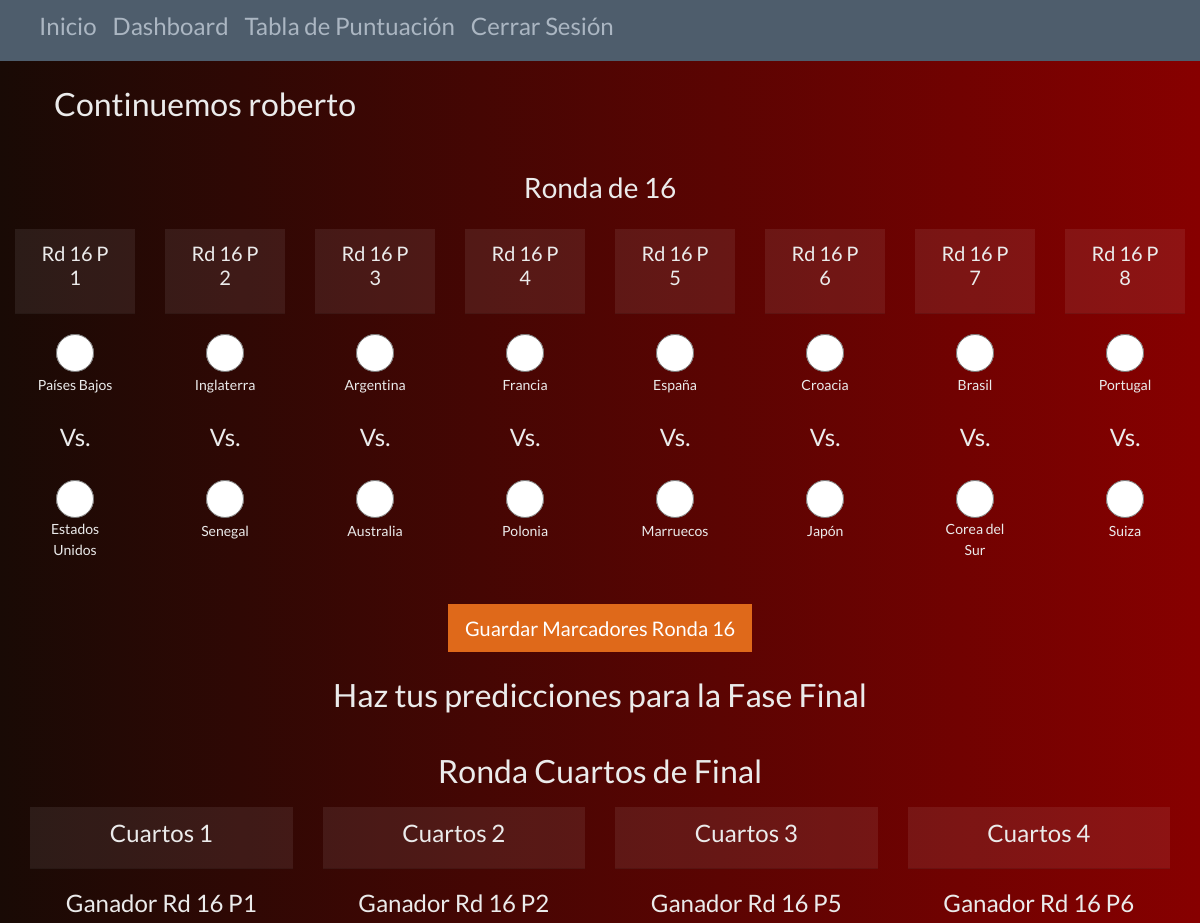
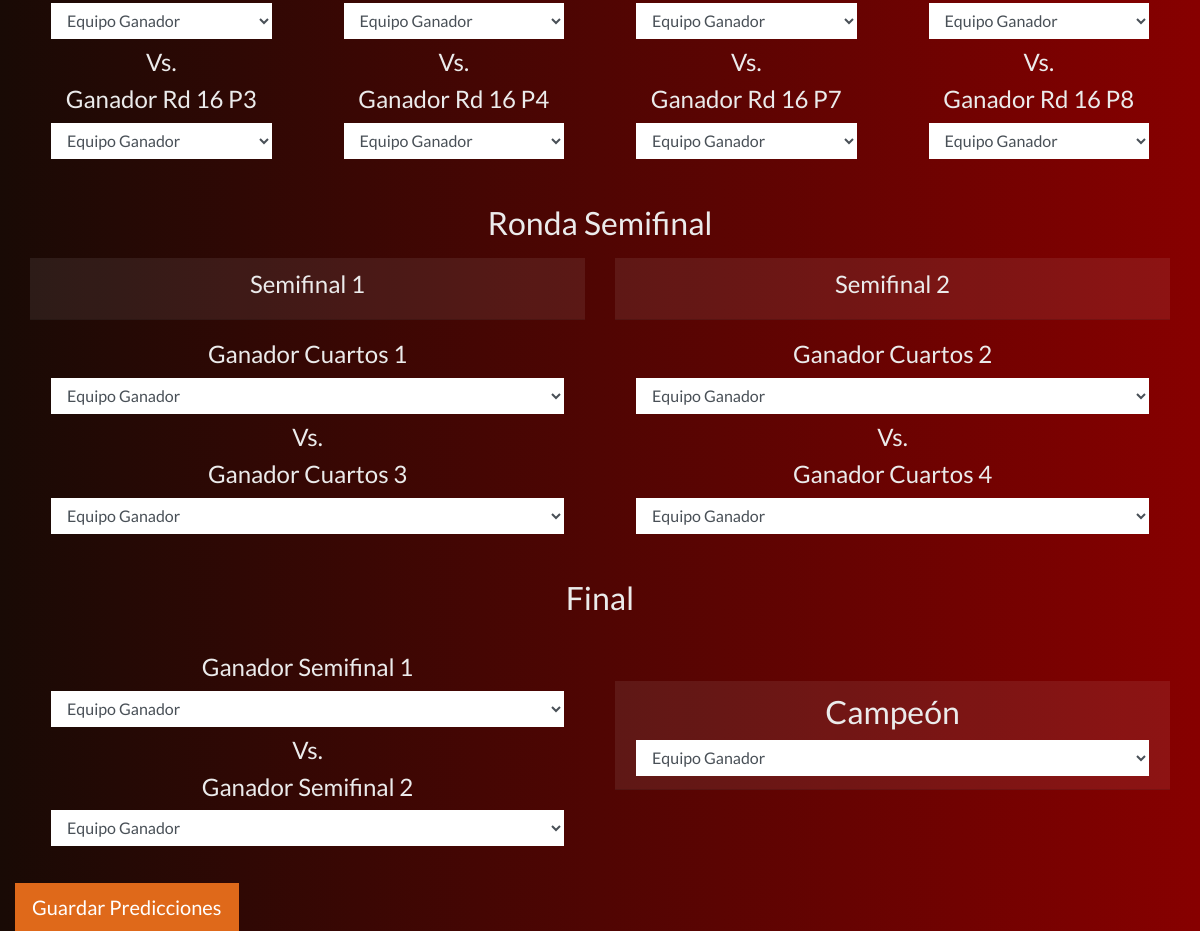
/fase-final (signed in), run on the app's committed database (2 pictures, top to bottom).
### models.py (models this page shows, shortened)
class Equipo(db.Base):
    __tablename__ = "equipos"
    __table_args__ = {"sqlite_autoincrement": True}
    id_equipo = Column(Integer, primary_key=True)
    nombre = Column(String(30), nullable=False, unique=True)

### main.py (the view, shortened to what this page needs)
@app.route("/fase-final", methods=['GET', 'POST'])
def fase_final():
    if "id_usuario" not in flask_session:
        return redirect(url_for('login'))
    equipo_2 = aliased(Equipo)
    predicciones = db.session.query(Prediccion, Grupo.letra, Equipo.id_equipo.label('id_equipo_clasificado_1'), Equipo.nombre.label('equipo_clasificado_1'), equipo_2.id_equipo.label('id_equipo_clasificado_2'), equipo_2.nombre.label('equipo_clasificado_2'))\
                    .filter_by(id_usuario=flask_session["id_usuario"])\
                    .join(Grupo, Prediccion.id_grupo == Grupo.id_grupo)\
                    .join(Equipo, Prediccion.equipo_clasificado_1 == Equipo.id_equipo)\
                    .join(equipo_2, Prediccion.equipo_clasificado_2 == equipo_2.id_equipo)\
                    .all()
    equipos_fase2 = {}
    for prediccion in predicciones:
        equipos_fase2['1ro {}'.format(prediccion.letra)] = {
            'id': prediccion.id_equipo_clasificado_1,
            'nombre': prediccion.equipo_clasificado_1
        }
        equipos_fase2['2do {}'.format(prediccion.letra)] = {
            'id': prediccion.id_equipo_clasificado_2,
            'nombre': prediccion.equipo_clasificado_2
        }
    partidos_fase2 = [
        {
            'id': 1,
            'equipo1': equipos_fase2['1ro A'],
            'equipo2': equipos_fase2['2do B']
        },
         {
            'id': 2,
            'equipo1': equipos_fase2['1ro B'],
            'equipo2': equipos_fase2['2do A']
        },
         {
            'id': 3,
            'equipo1': equipos_fase2['1ro C'],
            'equipo2': equipos_fase2['2do D']
        },
         {
            'id': 4,
            'equipo1': equipos_fase2['1ro D'],
            'equipo2': equipos_fase2['2do C']
        },
         {
            'id': 5,
            'equipo1': equipos_fase2['1ro E'],
            'equipo2': equipos_fase2['2do F']
        },
         {
            'id': 6,
            'equipo1': equipos_fase2['1ro F'],
            'equipo2': equipos_fase2['2do E']
        },
         {
            'id': 7,
            'equipo1': equipos_fase2['1ro G'],
            'equipo2': equipos_fase2['2do H']
        },
         {
            'id': 8,
            'equipo1': equipos_fase2['1ro H'],
            'equipo2': equipos_fase2['2do G']
        }
    ]
    '''
    Guardar los resultados de los partidos en la tabla PrediccionRonda16,
    mira la línea 82.
    '''
    return render_template("fase-final.html", nombre_usuario=flask_session["nombre_usuario"], partidos_fase2 = partidos_fase2)

### templates/fase-final.html (shortened to what this page needs)
<!DOCTYPE html>
<html lang="en">
<head>
    <link rel="stylesheet" href="{{ url_for('static', filename='main.css') }}">
    <link rel="stylesheet" href="https://cdn.jsdelivr.net/npm/bootswatch@4.5.2/dist/superhero/bootstrap.min.css"
>
</head>
<body>
     <nav class="navbar navbar-expand-lg bg-dark">
      <div class="container-fluid">
        <div class="collapse navbar-collapse" id="navbarNavAltMarkup">
          <div class="navbar-nav">
            <a class="nav-link text-light" href="/"><h4>Inicio</h4></a>
            <a class="nav-link text-light" href="/dashboard"><h4>Dashboard</h4></a>
            <a class="nav-link text-light" href=""><h4>Tabla de Puntuación</h4></a>
            <a class="nav-link text-light" href="{{ url_for('logout') }}"><h4>Cerrar Sesión</h4></a>
          </div>
        </div>
      </div>
    </nav>
    <div class="container">
        <div class="row p-4">
            <h2 class="page-header">Continuemos {{nombre_usuario}}</h2>
        </div>
    </div>
    <div class="col-md-12 text-center mt-3">
        <h3>Ronda de 16</h3>
        <form action="{{ url_for('fase_final') }}" method="POST">
            <div class="row">
                {% for partido_fase2 in partidos_fase2 %}
                <div class="col">
                    <div class="card-header mt-3">
                        <h5 class="card-title text-center">Rd 16 P {{ partido_fase2['id'] }}</h5>
                    </div>
                    <div class="card-body">
                        <input type="radio" id="equipo1_{{partido_fase2['id']}}" name="partido_{{partido_fase2['id']}}"
                        class="form-control"
                        value="{{ partido_fase2['equipo1']['id'] }}">
                        <label for="equipo1_{{partido_fase2['id']}}">{{ partido_fase2['equipo1']['nombre'] }}</label>
                    </div>
                        <div class="text-center">
                            <h4>Vs.</h4>
                        </div>
                    <div class="card-body">
                        <input type="radio" id="equipo2_{{partido_fase2['id']}}" name="partido_{{partido_fase2['id']}}"
                        class="form-control"
                        value="{{ partido_fase2['equipo2']['id'] }}">
                        <label for="equipo2_{{partido_fase2['id']}}">{{ partido_fase2['equipo2']['nombre'] }}</label>
                    </div>
                </div>
                {% endfor %}
            </div>
            <button type="submit" class="btn btn-primary btn-lg mt-3">Guardar Marcadores Ronda 16</button>
        </form>
    </div>
    <div class="col">
        <form action="", method="post">
            <div class="col-md-12 text-center mt-4">
                <h2>Haz tus predicciones para la Fase Final<br><br>Ronda Cuartos de Final</h2>
                <div class="row mt-3">
                    <div class="col-sm-3">
                        <div class="card-header">
                            <h4>Cuartos 1</h4>
                        </div>
                        <div class="card-body">
                            <h4>Ganador Rd 16 P1</h4>
                            <select name="ganador_P1" class="form-control">
                                <option>Equipo Ganador</option>
                            </select>
                            <h4>Vs.</h4>
                            <h4>Ganador Rd 16 P3</h4>
                            <select name="ganador_P3" class="form-control">
                                <option>Equipo Ganador</option>
                            </select>
                        </div>
                    </div>
                    <div class="col-sm-3">
                        <div class="card-header">
                            <h4>Cuartos 2</h4>
                        </div>
                        <div class="card-body">
                            <h4>Ganador Rd 16 P2</h4>
                            <select name="ganador_P2" class="form-control">
                                <option>Equipo Ganador</option>
                            </select>
                            <h4>Vs.</h4>
                            <h4>Ganador Rd 16 P4</h4>
                            <select name="ganador_P4" class="form-control">
                                <option>Equipo Ganador</option>
                            </select>
                        </div>
                    </div>
                    <div class="col-sm-3">
                        <div class="card-header">
                            <h4>Cuartos 3</h4>
                        </div>
                        <div class="card-body">
                            <h4>Ganador Rd 16 P5</h4>
                            <select name="ganador_P5" class="form-control">
                                <option>Equipo Ganador</option>
                            </select>
                            <h4>Vs.</h4>
                            <h4>Ganador Rd 16 P7</h4>
                            <select name="ganador_P7" class="form-control">
                                <option>Equipo Ganador</option>
                            </select>
                        </div>
                    </div>
                    <div class="col-sm-3">
                        <div class="card-header">
                            <h4>Cuartos 4</h4>
                        </div>
                        <div class="card-body">
                            <h4>Ganador Rd 16 P6</h4>
                            <select name="ganador_P6" class="form-control">
                                <option>Equipo Ganador</option>
                            </select>
                            <h4>Vs.</h4>
                            <h4>Ganador Rd 16 P8</h4>
                            <select name="ganador_P1" class="form-control">
                                <option>Equipo Ganador</option>
                            </select>
                        </div>
                    </div>
                </div>
            </div>
            <div class="col-md-12 text-center mt-4">
                <h2>Ronda Semifinal</h2>
                <div class="row mt-3">
                    <div class="col-sm-6">
                        <div class="card-header">
                            <h4>Semifinal 1</h4>
                        </div>
                        <div class="card-body">
                            <h4>Ganador Cuartos 1</h4>
                            <select name="ganador_P1" class="form-control">
                                <option>Equipo Ganador</option>
                            </select>
                            <h4>Vs.</h4>
                            <h4>Ganador Cuartos 3</h4>
                            <select name="ganador_P3" class="form-control">
                                <option>Equipo Ganador</option>
                            </select>
                        </div>
                    </div>
                    <div class="col-sm-6">
                        <div class="card-header">
                            <h4>Semifinal 2</h4>
                        </div>
                        <div class="card-body">
                            <h4>Ganador Cuartos 2</h4>
                            <select name="ganador_P1" class="form-control">
                                <option>Equipo Ganador</option>
                            </select>
                            <h4>Vs.</h4>
                            <h4>Ganador Cuartos 4</h4>
                            <select name="ganador_P3" class="form-control">
                                <option>Equipo Ganador</option>
                            </select>
                        </div>
                    </div>
                </div>
            </div>
            <div class="col-md-12 text-center mt-4">
                <h2>Final</h2>
                <div class="row mt-3">
                    <div class="col-sm-6">
                        <div class="card-body">
                            <h4>Ganador Semifinal 1</h4>
                            <select name="ganador_P1" class="form-control">
                                <option>Equipo Ganador</option>
                            </select>
                            <h4>Vs.</h4>
                            <h4>Ganador Semifinal 2</h4>
                            <select name="ganador_P3" class="form-control">
                                <option>Equipo Ganador</option>
                            </select>
                        </div>
                    </div>
                    <div class="col-sm-6">
                        <div class="card-header mt-5">
                            <h2>Campeón</h2>
                            <select name="ganador_P1" class="form-control">
                                <option>Equipo Ganador</option>
                            </select>
                        </div>
                    </div>
                </div>
            </div>
            <button type="submit" class="btn btn-primary btn-lg mt-3">Guardar Predicciones</button>
        </form>
    </div>
</body>
</html>

### static/main.css (style rules this page uses)
body { background: #870000; background: -webkit-linear-gradient(to right, #190A05, #870000); background: linear-gradient(to right, #190A05, #870000); }

### data on the page
Equipo: equipo1.nombre "Países Bajos"
Equipo: equipo2.nombre "Estados Unidos"
Equipo: equipo1.nombre "Inglaterra"
Equipo: equipo2.nombre "Senegal"
Equipo: equipo1.nombre "Argentina"
Equipo: equipo2.nombre "Australia"
Equipo: equipo1.nombre "Francia"
Equipo: equipo2.nombre "Polonia"
Equipo: equipo1.nombre "España"
Equipo: equipo2.nombre "Marruecos"
Equipo: equipo1.nombre "Croacia"
Equipo: equipo2.nombre "Japón"
Equipo: equipo1.nombre "Brasil"
Equipo: equipo2.nombre "Corea del Sur"
Equipo: equipo1.nombre "Portugal"
Equipo: equipo2.nombre "Suiza"

### other printed values
{{ nombre_usuario }} "roberto"
{{ partido_fase2['id'] }} "1" "2" "3" "4" "5" "6" "7" "8"
